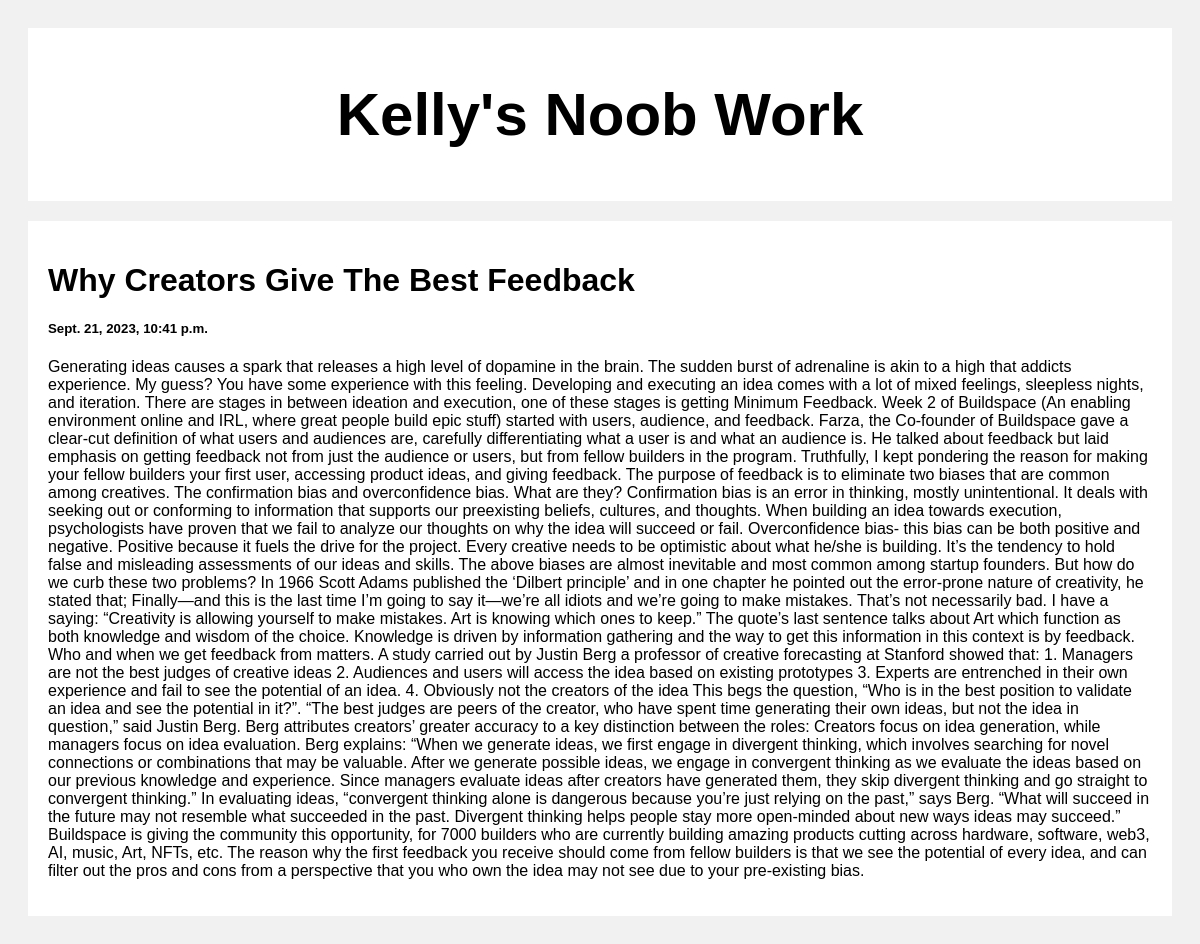
Screenshot of /post/3 with the database file from the repository.
### posts/models.py (models this page shows)
class Post(models.Model):
    title = models.CharField(max_length=100)
    body = models.CharField(max_length=1000000)
    created_at = models.DateTimeField(default=datetime.now, blank=True)

### posts/views.py (the view)
# urls.py: path('post/<str:pk>', views.post, name='post')
def post(request, pk):
    posts = Post.objects.get(id=pk)
    return render(request, 'posts.html', {'posts': posts})

### templates/posts.html (shortened to what this page needs)
<!DOCTYPE html>
<html>
<head>
</head>
<body>
<div class="header">
    <a style="text-decoration: none; color: black;" href="">
        <h2>Kelly's Noob Work</h2>
    </a>
</div>
<div class="row">
  <div class="leftcolumn">
    <div class="card">
        <h1>{{posts.title}}</h1>
        <h5>{{posts.created_at}}</h5>
        <p>{{posts.body}}</p>
    </div>
  </div>
</div>
</body>
</html>

### templates/posts.html (style rules this page uses)
* { box-sizing: border-box; }
body { font-family: Arial; padding: 20px; background: #f1f1f1; }
.header { padding: 2px; font-size: 40px; text-align: center; background: white; }
.leftcolumn { float: left; width: 100%; }
.card { background-color: white; padding: 20px; margin-top: 20px; }
.row:after { content: ""; display: table; clear: both; }

### rows the page displays
Post: title "Why Creators Give The Best Feedback", created_at "Sept. 21, 2023, 10:41 p.m.", body "Generating ideas causes a spark that releases a high level of dopamine in the brain. The sudden burst of adrenaline is akin to a high that addicts experience. My guess? You have some experience with this feeling. Developing and executing an idea comes with a lot of mixed feelings, sleepless nights, and iteration. There are stages in between ideation and execution, one of these stages is getting Minimum Feedback. Week 2 of Buildspace (An enabling environment online and IRL, where great people build epic stuff) started with users, audience, and feedback. Farza, the Co-founder of Buildspace gave a clear-cut definition of what users and audiences are, carefully differentiating what a user is…"
